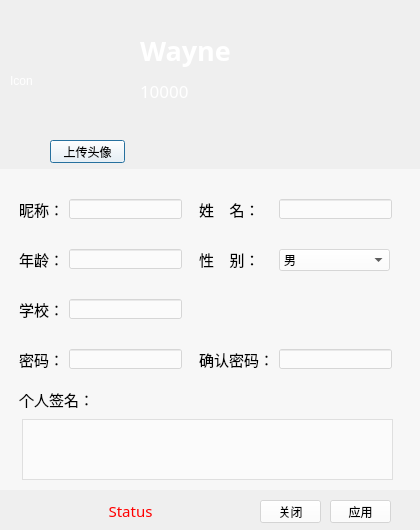
<?xml version="1.0" encoding="UTF-8"?>
<ui version="4.0">
 <class>OneselfInfoWindow</class>
 <widget class="QDialog" name="OneselfInfoWindow">
  <property name="geometry">
   <rect>
    <x>0</x>
    <y>0</y>
    <width>420</width>
    <height>530</height>
   </rect>
  </property>
  <property name="windowTitle">
   <string>资料卡</string>
  </property>
  <property name="styleSheet">
   <string notr="true"/>
  </property>
  <widget class="QLabel" name="photoLabel">
   <property name="geometry">
    <rect>
     <x>10</x>
     <y>30</y>
     <width>111</width>
     <height>101</height>
    </rect>
   </property>
   <property name="styleSheet">
    <string notr="true">color: rgb(255, 255, 255);</string>
   </property>
   <property name="text">
    <string>Icon</string>
   </property>
  </widget>
  <widget class="QWidget" name="widget" native="true">
   <property name="geometry">
    <rect>
     <x>-1</x>
     <y>169</y>
     <width>421</width>
     <height>321</height>
    </rect>
   </property>
   <property name="styleSheet">
    <string notr="true">background-color:rgba(255,255,255,130)</string>
   </property>
   <widget class="QLabel" name="label">
    <property name="geometry">
     <rect>
      <x>20</x>
      <y>30</y>
      <width>41</width>
      <height>21</height>
     </rect>
    </property>
    <property name="font">
     <font>
      <family>宋体</family>
      <pointsize>11</pointsize>
     </font>
    </property>
    <property name="styleSheet">
     <string notr="true">background-color:rgba(255,255,255,0)</string>
    </property>
    <property name="text">
     <string>昵称：</string>
    </property>
   </widget>
   <widget class="QLabel" name="label_2">
    <property name="geometry">
     <rect>
      <x>200</x>
      <y>30</y>
      <width>81</width>
      <height>21</height>
     </rect>
    </property>
    <property name="font">
     <font>
      <family>宋体</family>
      <pointsize>11</pointsize>
     </font>
    </property>
    <property name="styleSheet">
     <string notr="true">background-color:rgba(255,255,255,0)</string>
    </property>
    <property name="text">
     <string>姓    名：</string>
    </property>
   </widget>
   <widget class="QLabel" name="label_3">
    <property name="geometry">
     <rect>
      <x>20</x>
      <y>80</y>
      <width>41</width>
      <height>21</height>
     </rect>
    </property>
    <property name="font">
     <font>
      <family>宋体</family>
      <pointsize>11</pointsize>
     </font>
    </property>
    <property name="styleSheet">
     <string notr="true">background-color:rgba(255,255,255,0)</string>
    </property>
    <property name="text">
     <string>年龄：</string>
    </property>
   </widget>
   <widget class="QLabel" name="label_4">
    <property name="geometry">
     <rect>
      <x>200</x>
      <y>80</y>
      <width>81</width>
      <height>21</height>
     </rect>
    </property>
    <property name="font">
     <font>
      <family>宋体</family>
      <pointsize>11</pointsize>
     </font>
    </property>
    <property name="styleSheet">
     <string notr="true">background-color:rgba(255,255,255,0)</string>
    </property>
    <property name="text">
     <string>性    别：</string>
    </property>
   </widget>
   <widget class="QLabel" name="label_5">
    <property name="geometry">
     <rect>
      <x>20</x>
      <y>180</y>
      <width>41</width>
      <height>21</height>
     </rect>
    </property>
    <property name="font">
     <font>
      <family>宋体</family>
      <pointsize>11</pointsize>
     </font>
    </property>
    <property name="styleSheet">
     <string notr="true">background-color:rgba(255,255,255,0)</string>
    </property>
    <property name="text">
     <string>密码：</string>
    </property>
   </widget>
   <widget class="QLabel" name="label_6">
    <property name="geometry">
     <rect>
      <x>200</x>
      <y>180</y>
      <width>81</width>
      <height>21</height>
     </rect>
    </property>
    <property name="font">
     <font>
      <family>宋体</family>
      <pointsize>11</pointsize>
     </font>
    </property>
    <property name="styleSheet">
     <string notr="true">background-color:rgba(255,255,255,0)</string>
    </property>
    <property name="text">
     <string>确认密码：</string>
    </property>
   </widget>
   <widget class="QLabel" name="label_7">
    <property name="geometry">
     <rect>
      <x>20</x>
      <y>220</y>
      <width>81</width>
      <height>21</height>
     </rect>
    </property>
    <property name="font">
     <font>
      <family>宋体</family>
      <pointsize>11</pointsize>
     </font>
    </property>
    <property name="styleSheet">
     <string notr="true">background-color:rgba(255,255,255,0)</string>
    </property>
    <property name="text">
     <string>个人签名：</string>
    </property>
   </widget>
   <widget class="QTextEdit" name="signatureTextEdit">
    <property name="geometry">
     <rect>
      <x>23</x>
      <y>250</y>
      <width>371</width>
      <height>61</height>
     </rect>
    </property>
    <property name="styleSheet">
     <string notr="true"/>
    </property>
   </widget>
   <widget class="QLineEdit" name="nicknameLineEdit">
    <property name="geometry">
     <rect>
      <x>70</x>
      <y>30</y>
      <width>113</width>
      <height>20</height>
     </rect>
    </property>
    <property name="styleSheet">
     <string notr="true"/>
    </property>
   </widget>
   <widget class="QLineEdit" name="truenameLineEdit">
    <property name="geometry">
     <rect>
      <x>280</x>
      <y>30</y>
      <width>113</width>
      <height>20</height>
     </rect>
    </property>
    <property name="styleSheet">
     <string notr="true"/>
    </property>
   </widget>
   <widget class="QLineEdit" name="ageLineEdit">
    <property name="geometry">
     <rect>
      <x>70</x>
      <y>80</y>
      <width>113</width>
      <height>20</height>
     </rect>
    </property>
    <property name="styleSheet">
     <string notr="true"/>
    </property>
   </widget>
   <widget class="QLineEdit" name="passwdLineEdit">
    <property name="geometry">
     <rect>
      <x>70</x>
      <y>180</y>
      <width>113</width>
      <height>20</height>
     </rect>
    </property>
    <property name="styleSheet">
     <string notr="true"/>
    </property>
    <property name="echoMode">
     <enum>QLineEdit::Password</enum>
    </property>
    <property name="cursorMoveStyle">
     <enum>Qt::LogicalMoveStyle</enum>
    </property>
   </widget>
   <widget class="QLineEdit" name="ackPasswdLineEdit">
    <property name="geometry">
     <rect>
      <x>280</x>
      <y>180</y>
      <width>113</width>
      <height>20</height>
     </rect>
    </property>
    <property name="styleSheet">
     <string notr="true"/>
    </property>
    <property name="echoMode">
     <enum>QLineEdit::Password</enum>
    </property>
   </widget>
   <widget class="QComboBox" name="sexComboBox">
    <property name="geometry">
     <rect>
      <x>280</x>
      <y>80</y>
      <width>111</width>
      <height>22</height>
     </rect>
    </property>
    <property name="styleSheet">
     <string notr="true"/>
    </property>
    <item>
     <property name="text">
      <string>男</string>
     </property>
    </item>
    <item>
     <property name="text">
      <string>女</string>
     </property>
    </item>
   </widget>
   <widget class="QLabel" name="label_8">
    <property name="geometry">
     <rect>
      <x>20</x>
      <y>130</y>
      <width>41</width>
      <height>21</height>
     </rect>
    </property>
    <property name="font">
     <font>
      <family>宋体</family>
      <pointsize>11</pointsize>
     </font>
    </property>
    <property name="styleSheet">
     <string notr="true">background-color:rgba(255,255,255,0)</string>
    </property>
    <property name="text">
     <string>学校：</string>
    </property>
   </widget>
   <widget class="QLineEdit" name="schoolLineEdit">
    <property name="geometry">
     <rect>
      <x>70</x>
      <y>130</y>
      <width>113</width>
      <height>20</height>
     </rect>
    </property>
    <property name="styleSheet">
     <string notr="true"/>
    </property>
   </widget>
  </widget>
  <widget class="QLabel" name="nameLabel">
   <property name="geometry">
    <rect>
     <x>140</x>
     <y>30</y>
     <width>141</width>
     <height>41</height>
    </rect>
   </property>
   <property name="font">
    <font>
     <family>宋体</family>
     <pointsize>20</pointsize>
     <weight>75</weight>
     <bold>true</bold>
    </font>
   </property>
   <property name="styleSheet">
    <string notr="true">color: rgb(255, 255, 255);</string>
   </property>
   <property name="text">
    <string>Wayne</string>
   </property>
  </widget>
  <widget class="QLabel" name="accountLabel">
   <property name="geometry">
    <rect>
     <x>140</x>
     <y>80</y>
     <width>151</width>
     <height>21</height>
    </rect>
   </property>
   <property name="font">
    <font>
     <family>黑体</family>
     <pointsize>13</pointsize>
    </font>
   </property>
   <property name="styleSheet">
    <string notr="true">color: rgb(255, 255, 255);</string>
   </property>
   <property name="text">
    <string>10000</string>
   </property>
  </widget>
  <widget class="QPushButton" name="uploadIconButton">
   <property name="geometry">
    <rect>
     <x>50</x>
     <y>140</y>
     <width>75</width>
     <height>23</height>
    </rect>
   </property>
   <property name="styleSheet">
    <string notr="true">background-color:rgba(255,255,255,130)</string>
   </property>
   <property name="text">
    <string>上传头像</string>
   </property>
  </widget>
  <widget class="QPushButton" name="closeButton">
   <property name="geometry">
    <rect>
     <x>260</x>
     <y>500</y>
     <width>61</width>
     <height>23</height>
    </rect>
   </property>
   <property name="styleSheet">
    <string notr="true">background-color:rgba(255,255,255,130)</string>
   </property>
   <property name="text">
    <string>关闭</string>
   </property>
  </widget>
  <widget class="QPushButton" name="applyButton">
   <property name="geometry">
    <rect>
     <x>330</x>
     <y>500</y>
     <width>61</width>
     <height>23</height>
    </rect>
   </property>
   <property name="styleSheet">
    <string notr="true">background-color:rgba(255,255,255,130)</string>
   </property>
   <property name="text">
    <string>应用</string>
   </property>
  </widget>
  <widget class="QLabel" name="statusLabel">
   <property name="geometry">
    <rect>
     <x>10</x>
     <y>500</y>
     <width>241</width>
     <height>21</height>
    </rect>
   </property>
   <property name="font">
    <font>
     <family>宋体</family>
     <pointsize>11</pointsize>
    </font>
   </property>
   <property name="styleSheet">
    <string notr="true">color: rgb(255, 0, 0);</string>
   </property>
   <property name="text">
    <string>Status</string>
   </property>
   <property name="alignment">
    <set>Qt::AlignCenter</set>
   </property>
  </widget>
 </widget>
 <resources/>
 <connections>
  <connection>
   <sender>closeButton</sender>
   <signal>clicked()</signal>
   <receiver>OneselfInfoWindow</receiver>
   <slot>close()</slot>
   <hints>
    <hint type="sourcelabel">
     <x>269</x>
     <y>512</y>
    </hint>
    <hint type="destinationlabel">
     <x>175</x>
     <y>501</y>
    </hint>
   </hints>
  </connection>
 </connections>
</ui>
